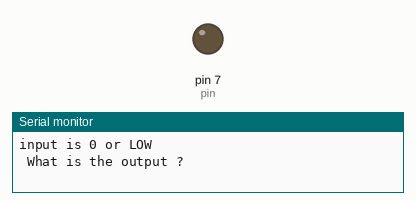
Simulated run of this sketch. Board: Arduino Uno, built with avr-gcc and run on an emulated ATmega328P. Shown: output pins drawn as LEDs (lit = HIGH), the last lines printed to the serial monitor.

Above: at 2.5 s.
At 7.5 s:
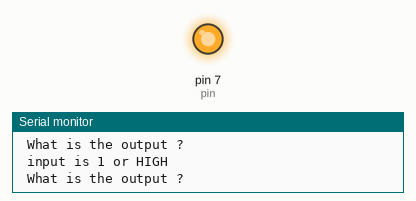
Timing chart, 0 to 13.0 s (numbered marks = the images above):
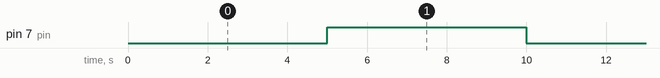

The sketch:

lab8_inverter_7404.ino
```cpp
//This sketch is to test the IC SN7404 which has 4 inverters.
// connect Vcc to 5V powered by Arduino. Connect pin 7 of the IC to Gnd
// The input is pin 13 of the IC . Connect this pin to digital pin 7 of Arduino
// The output is pin 12 of the IC and is connected to an LED protected by a 330 ohms.
// The Arduino generates 0 and 1.


byte pin=7;

void setup() {
pinMode(pin,OUTPUT);
Serial.begin(9600);

}

void loop() {

Serial.println("input is 0 or LOW" );
Serial.println(" What is the output ?" );
digitalWrite(pin,0);
delay(5000);
Serial.println();
Serial.println(" input is 1 or HIGH " );
Serial.println(" What is the output ?" );
digitalWrite(pin,1);
delay(5000);
Serial.println();
Serial.println();
}
```

Measured:
- by itself, pin 7 (pin): alternates HIGH for 5.0 s and LOW for 5.0 s
